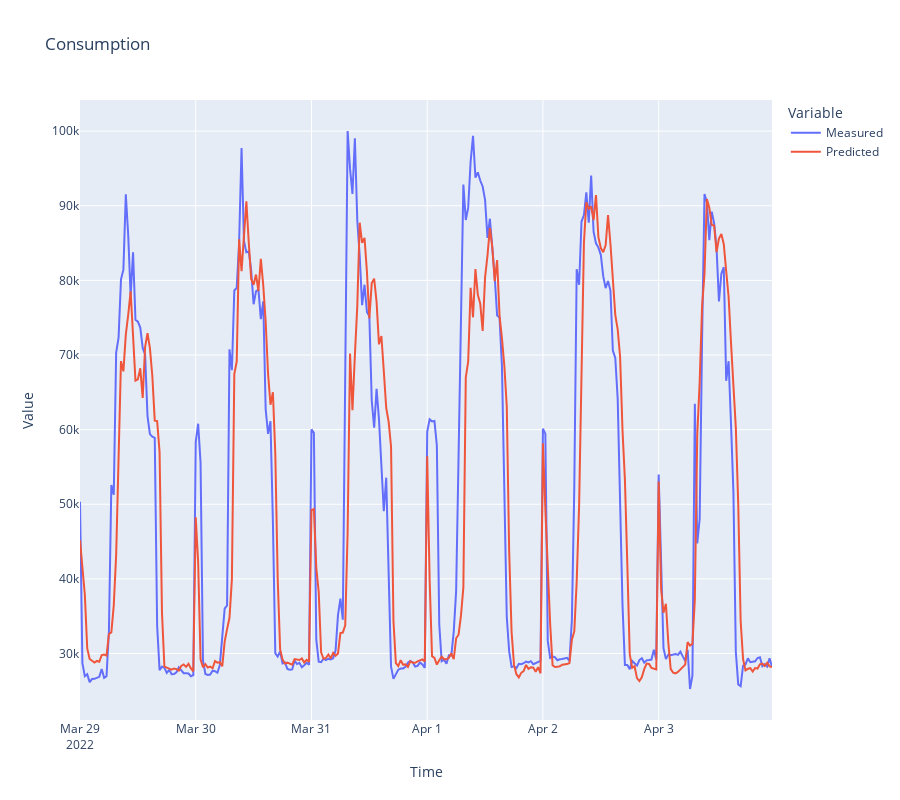

Here is the notebook cell this chart was saved with:
### Code cell
# plot results
data_melted = result.melt(id_vars='Time', value_vars=result, var_name='Variable', value_name='Value')
fig = px.line(data_melted, x='Time', y='Value', color='Variable', title=target, line_shape='linear')
for trace in fig.data:
    trace.update(connectgaps=False)
fig.update_layout(height=800)
fig.show()

### Figure 1 — Plotly figure (JSON) as saved in the notebook; plotly's stock layout.template omitted (floating-point values rounded to 4 significant figures; data arrays with more than 128 entries replaced by an {"elided": "..."} marker saying what was removed)
{"data": [{"connectgaps": false, "hovertemplate": "Variable=Measured<br>Time=%{x}<br>Value=%{y}<extra></extra>", "legendgroup": "Measured", "line": {"color": "#636efa", "dash": "solid", "shape": "linear"}, "marker": {"symbol": "circle"}, "mode": "lines", "name": "Measured", "orientation": "v", "showlegend": true, "type": "scatter", "x": {"elided": "288 str values"}, "xaxis": "x", "y": {"elided": "288 float values"}, "yaxis": "y"}, {"connectgaps": false, "hovertemplate": "Variable=Predicted<br>Time=%{x}<br>Value=%{y}<extra></extra>", "legendgroup": "Predicted", "line": {"color": "#EF553B", "dash": "solid", "shape": "linear"}, "marker": {"symbol": "circle"}, "mode": "lines", "name": "Predicted", "orientation": "v", "showlegend": true, "type": "scatter", "x": {"elided": "288 str values"}, "xaxis": "x", "y": {"elided": "288 float values"}, "yaxis": "y"}], "layout": {"height": 800, "legend": {"title": {"text": "Variable"}, "tracegroupgap": 0}, "title": {"text": "Consumption"}, "xaxis": {"anchor": "y", "domain": [0, 1], "title": {"text": "Time"}}, "yaxis": {"anchor": "x", "domain": [0, 1], "title": {"text": "Value"}}}}
